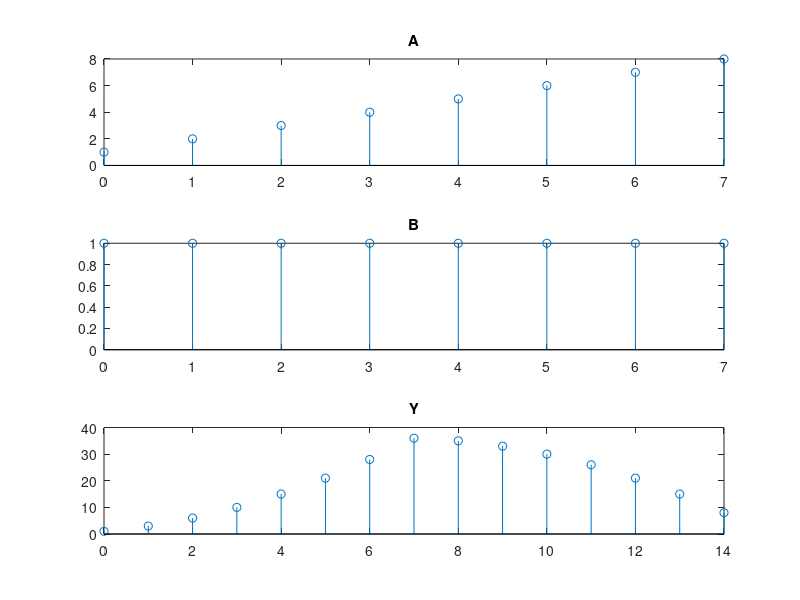
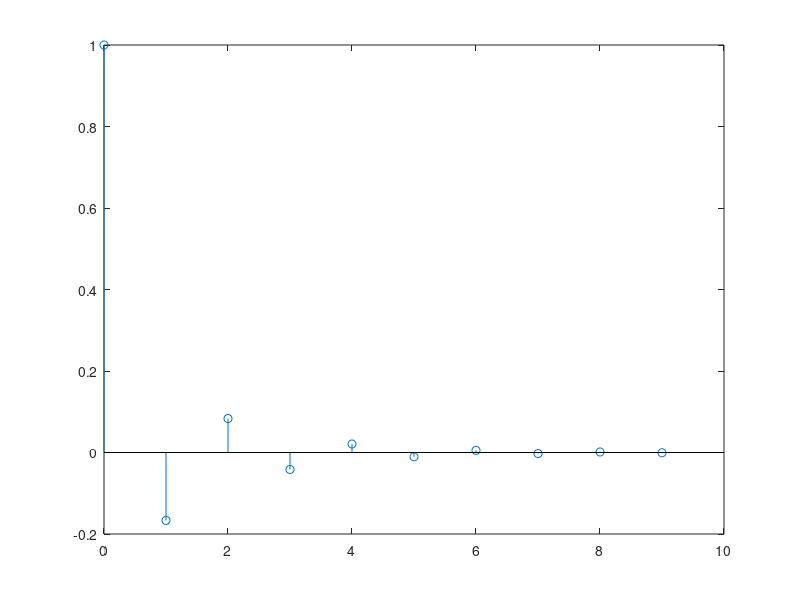

Recreate these plots in MATLAB, in order.
clc
clear all
close all

Fs = 3000;
f1 = 440; f2 = 660; f3 = 1144;


%% A)
ny = 0:14;
na = 0:7;
nb = 0:7;
a = [1 2 3 4 5 6 7 8];
b = [1 1 1 1 1 1 1 1];

y = conv(a, b);
figure(1)
subplot(3,1,1)
stem(na, a)
title('A')

subplot(3,1,2)
stem(nb, b)
title('B')

subplot(3,1,3)
stem(ny, y)
title('Y')

%% B)
den = [1 1/2];
num = [1 1/3];

[H, T] = impz(num, den, 10);

figure(2)
stem(T,H);
